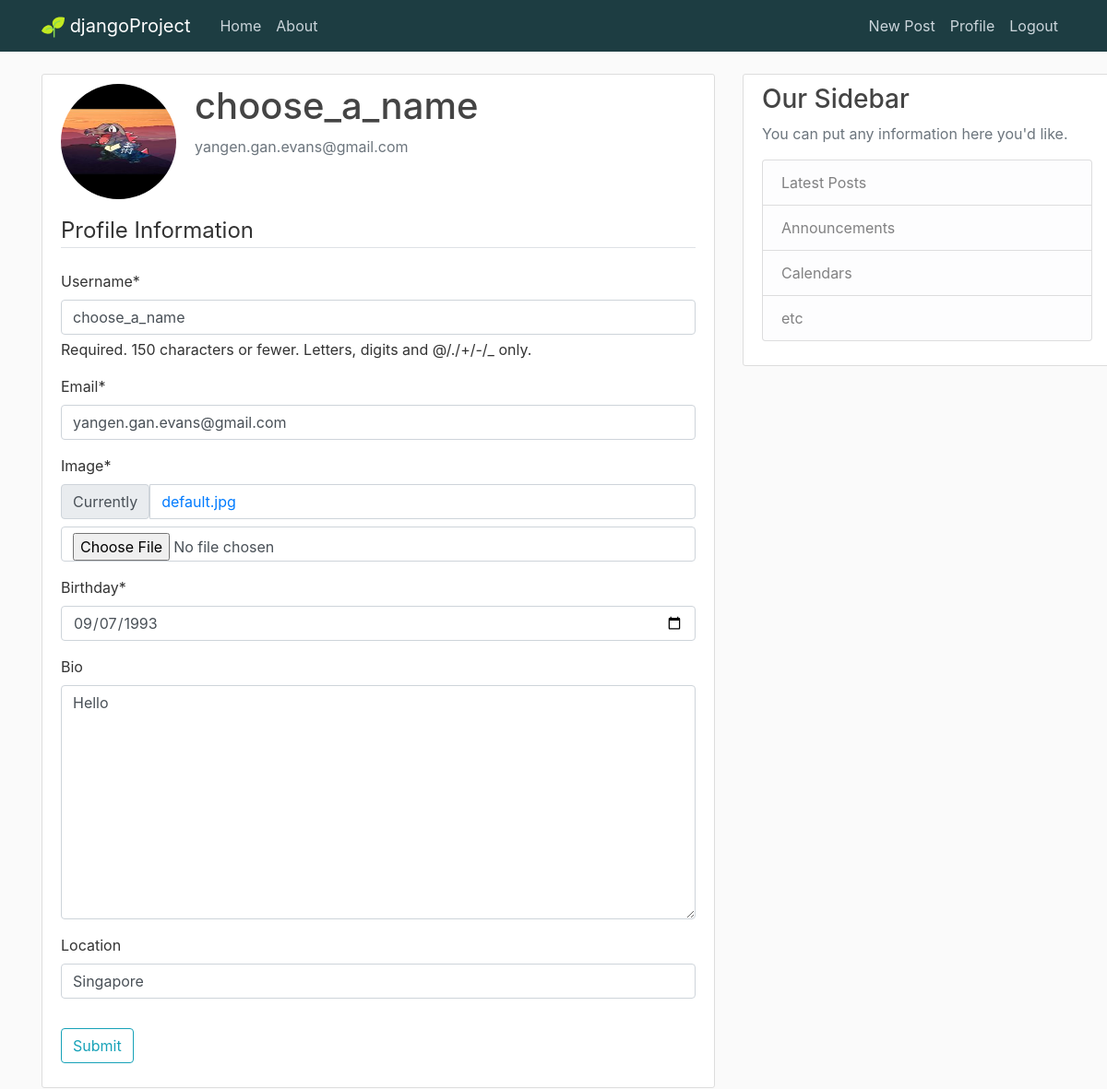
/profile/ (signed in), run on the app's committed database.
### users/models.py (models this page shows, shortened)
class Profile(models.Model):
    user = models.OneToOneField(User ,on_delete = models.CASCADE) #models.cascade, delete user = delete this profile too
    birthday =  models.DateField(auto_now = False, auto_now_add = False, null = True)
    image = models.ImageField(default = 'default.jpg', upload_to = 'profile-pics',null = True)
    bio = models.TextField(max_length=500, blank=True)
    location = models.CharField(max_length=30, blank=True)

### users/views.py (the view)
# urls.py: path('profile/', users_views.profile,
@login_required # To add in login authentication to access this login route
def profile(request): # To fill in form with existing data
    title = 'Profile'
    if request.method == 'POST':
        user_update_form = UserUpdateForm(request.POST, instance = request.user)
        profile_form = UserProfileForm(request.POST, request.FILES, instance = request.user.profile)
        if user_update_form.is_valid() and profile_form.is_valid():
            user_update_form.save()
            profile_form.save()
            username = user_update_form.cleaned_data.get('username')
            messages.success(request, f'Profile has been updated successfully for {username}') #message
            return redirect('profile')
    else:
        user_update_form = UserUpdateForm(instance = request.user)
        profile_form = UserProfileForm(instance = request.user.profile)
    context = {'user_update_form':user_update_form,'profile_form': profile_form, 'title':title}
    return render(request, 'users/profile.html', context)

### users/forms.py
class UserUpdateForm(ModelForm):
    email = forms.EmailField()
    class Meta:
        model = User
        fields = ['username','email']

class UserProfileForm(ModelForm):
    class Meta:
        model = Profile
        fields = ['image','birthday','bio','location']
        widgets = {'birthday': forms.DateInput( attrs={'class':'form-control', 'placeholder':'Select your birthdate', 'type':'date'})}

### users/templates/users/profile.html (shortened to what this page needs)
{% extends "App01/base.html" %}
{% load crispy_forms_tags %}
{% block content %}
    <div class="content-section">
      <div class="media">
        <img class="rounded-circle account-img" src="{{ user.profile.image.url }} ">
        <div class="media-body">
          <h2 class="account-heading">{{ user.username }}</h2>
          <p class="text-secondary">{{ user.email }}</p>
        </div>
      </div>
      <form method = "POST" enctype="multipart/form-data">
        <fieldset class = "form-group">
                <legend class = "border-bottom mb-4">Profile Information</legend>
                {{user_update_form | crispy }}
                {{profile_form | crispy }}
        </fieldset>
        <div class = "form-group">
            <button type="button" class="btn btn-outline-info" data-toggle="modal" data-target="#exampleModal">
              Submit
            </button>
        </div>
      </form>
    </div>
{% endblock content %}

### App01/static/App01/main.css (style rules this page uses)
body { background: #fafafa; color: #333333; margin-top: 5rem; }
h1, h2, h3, h4, h5, h6 { color: #444444; }
.content-section { background: #ffffff; padding: 10px 20px; border: 1px solid #dddddd; border-radius: 3px; margin-bottom: 20px; word-wrap: break-word; overflow-wrap: break-word; overflow: hidden; max-width: 800px; min-width: 400px; }
.account-img { height: 125px; width: 125px; margin-right: 20px; margin-bottom: 16px; }
.account-heading { font-size: 2.5rem; }

### data on the page
Profile: birthday "09/07/1993", bio "Hello", location "Singapore"

### other printed values
{{ user.username }} "choose_a_name"
{{ user.email }} "yangen.gan.evans@gmail.com"
